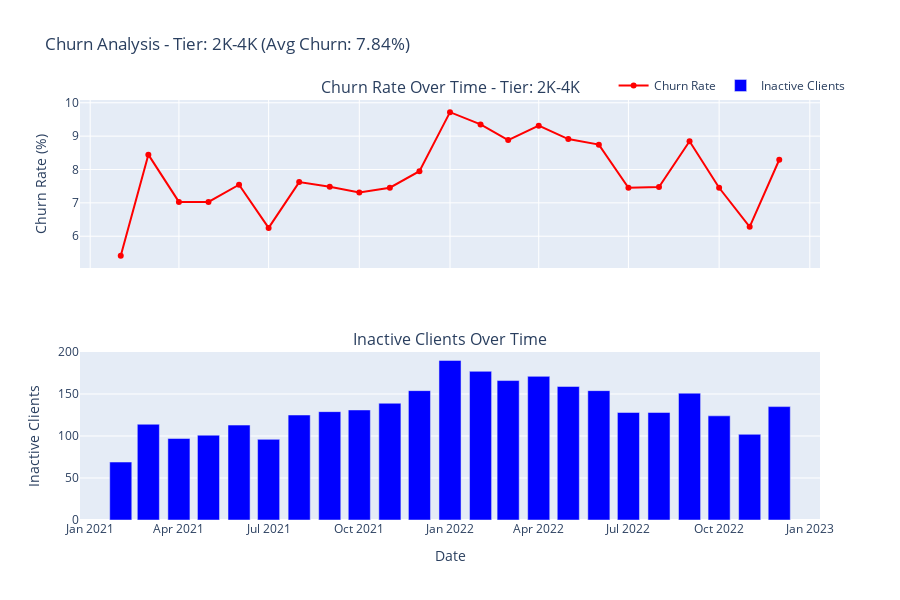

Here is the notebook cell this chart was saved with:
### Markdown cell above
##### Gráfico Tendência Vs Volume

### Code cell
def plot_churn_analysis_tier(df, tier, line_feature, bar_feature):
    # Filter dataset by the selected tier
    churn_df = df[df["tier"] == tier].copy()

    # Ensure 'date' is in datetime format for proper plotting
    churn_df["date"] = pd.to_datetime(churn_df["date"])

    # Compute mean churn rate for the title
    churn_df_mean = churn_df[line_feature].mean().round(2)

    # Create subplots with 2 rows and shared x-axis
    fig = sp.make_subplots(
        rows=2,
        cols=1,
        shared_xaxes=True,
        subplot_titles=(
            f"Churn Rate Over Time - Tier: {tier}",
            "Inactive Clients Over Time",
        ),
        vertical_spacing=0.2,
    )

    # Custom hover templates (separate for each chart)
    hover_template_line = "<b>Date:</b> %{x}<br>" "<b>Churn Rate:</b> %{y:.2f}%"

    hover_template_bar = "<b>Date:</b> %{x}<br>" "<b>Inactive Clients:</b> %{y}"

    # Top chart: Churn Rate (Line plot)
    fig.add_trace(
        go.Scatter(
            x=churn_df["date"],
            y=churn_df[line_feature],
            mode="lines+markers",
            name="Churn Rate",
            line=dict(color="red"),
            hovertemplate=hover_template_line,  # Corrected hover template for line plot
        ),
        row=1,
        col=1,
    )

    # Bottom chart: Inactive Clients (Bar plot)
    fig.add_trace(
        go.Bar(
            x=churn_df["date"],
            y=churn_df[bar_feature],
            name="Inactive Clients",
            marker_color="blue",
            hovertemplate=hover_template_bar,  # Corrected hover template for bar plot
        ),
        row=2,
        col=1,
    )

    # Update layout for better visualization
    fig.update_layout(
        height=600,
        width=900,
        hovermode="x unified",  # Enables synchronized hover
        legend=dict(orientation="h", yanchor="bottom", y=1, xanchor="right", x=1.04),
        title_text=f"Churn Analysis - Tier: {tier} (Avg Churn: {churn_df_mean}%)",
        xaxis_title="",
        yaxis_title="Churn Rate (%)",
        xaxis2_title="Date",
        yaxis2_title="Inactive Clients",
    )

    # Show figure
    fig.show()


# tier = "0-1.5 "

tier = "2K-4K"

plot_churn_analysis_tier(churn_df_tier, "2K-4K", "churn_rate", "inativo_t")

### Figure 1 — Plotly figure (JSON) as saved in the notebook; plotly's stock layout.template omitted (floating-point values rounded to 4 significant figures)
{"data": [{"hovertemplate": "<b>Date:</b> %{x}<br><b>Churn Rate:</b> %{y:.2f}%", "line": {"color": "red"}, "mode": "lines+markers", "name": "Churn Rate", "type": "scatter", "x": ["2021-02-01T00:00:00", "2021-03-01T00:00:00", "2021-04-01T00:00:00", "2021-05-01T00:00:00", "2021-06-01T00:00:00", "2021-07-01T00:00:00", "2021-08-01T00:00:00", "2021-09-01T00:00:00", "2021-10-01T00:00:00", "2021-11-01T00:00:00", "2021-12-01T00:00:00", "2022-01-01T00:00:00", "2022-02-01T00:00:00", "2022-03-01T00:00:00", "2022-04-01T00:00:00", "2022-05-01T00:00:00", "2022-06-01T00:00:00", "2022-07-01T00:00:00", "2022-08-01T00:00:00", "2022-09-01T00:00:00", "2022-10-01T00:00:00", "2022-11-01T00:00:00", "2022-12-01T00:00:00"], "xaxis": "x", "y": [5.412, 8.444, 7.029, 7.029, 7.543, 6.25, 7.622, 7.483, 7.31, 7.453, 7.95, 9.719, 9.35, 8.882, 9.314, 8.913, 8.745, 7.451, 7.472, 8.846, 7.452, 6.281, 8.292], "yaxis": "y"}, {"hovertemplate": "<b>Date:</b> %{x}<br><b>Inactive Clients:</b> %{y}", "marker": {"color": "blue"}, "name": "Inactive Clients", "type": "bar", "x": ["2021-02-01T00:00:00", "2021-03-01T00:00:00", "2021-04-01T00:00:00", "2021-05-01T00:00:00", "2021-06-01T00:00:00", "2021-07-01T00:00:00", "2021-08-01T00:00:00", "2021-09-01T00:00:00", "2021-10-01T00:00:00", "2021-11-01T00:00:00", "2021-12-01T00:00:00", "2022-01-01T00:00:00", "2022-02-01T00:00:00", "2022-03-01T00:00:00", "2022-04-01T00:00:00", "2022-05-01T00:00:00", "2022-06-01T00:00:00", "2022-07-01T00:00:00", "2022-08-01T00:00:00", "2022-09-01T00:00:00", "2022-10-01T00:00:00", "2022-11-01T00:00:00", "2022-12-01T00:00:00"], "xaxis": "x2", "y": [69, 114, 97, 101, 113, 96, 125, 129, 131, 139, 154, 190, 177, 166, 171, 159, 154, 128, 128, 151, 124, 102, 135], "yaxis": "y2"}], "layout": {"annotations": [{"font": {"size": 16}, "showarrow": false, "text": "Churn Rate Over Time - Tier: 2K-4K", "x": 0.5, "xanchor": "center", "xref": "paper", "y": 1, "yanchor": "bottom", "yref": "paper"}, {"font": {"size": 16}, "showarrow": false, "text": "Inactive Clients Over Time", "x": 0.5, "xanchor": "center", "xref": "paper", "y": 0.4, "yanchor": "bottom", "yref": "paper"}], "height": 600, "hovermode": "x unified", "legend": {"orientation": "h", "x": 1.04, "xanchor": "right", "y": 1, "yanchor": "bottom"}, "title": {"text": "Churn Analysis - Tier: 2K-4K (Avg Churn: 7.84%)"}, "width": 900, "xaxis": {"anchor": "y", "domain": [0, 1], "matches": "x2", "showticklabels": false, "title": {"text": ""}}, "xaxis2": {"anchor": "y2", "domain": [0, 1], "title": {"text": "Date"}}, "yaxis": {"anchor": "x", "domain": [0.6, 1], "title": {"text": "Churn Rate (%)"}}, "yaxis2": {"anchor": "x2", "domain": [0, 0.4], "title": {"text": "Inactive Clients"}}}}
